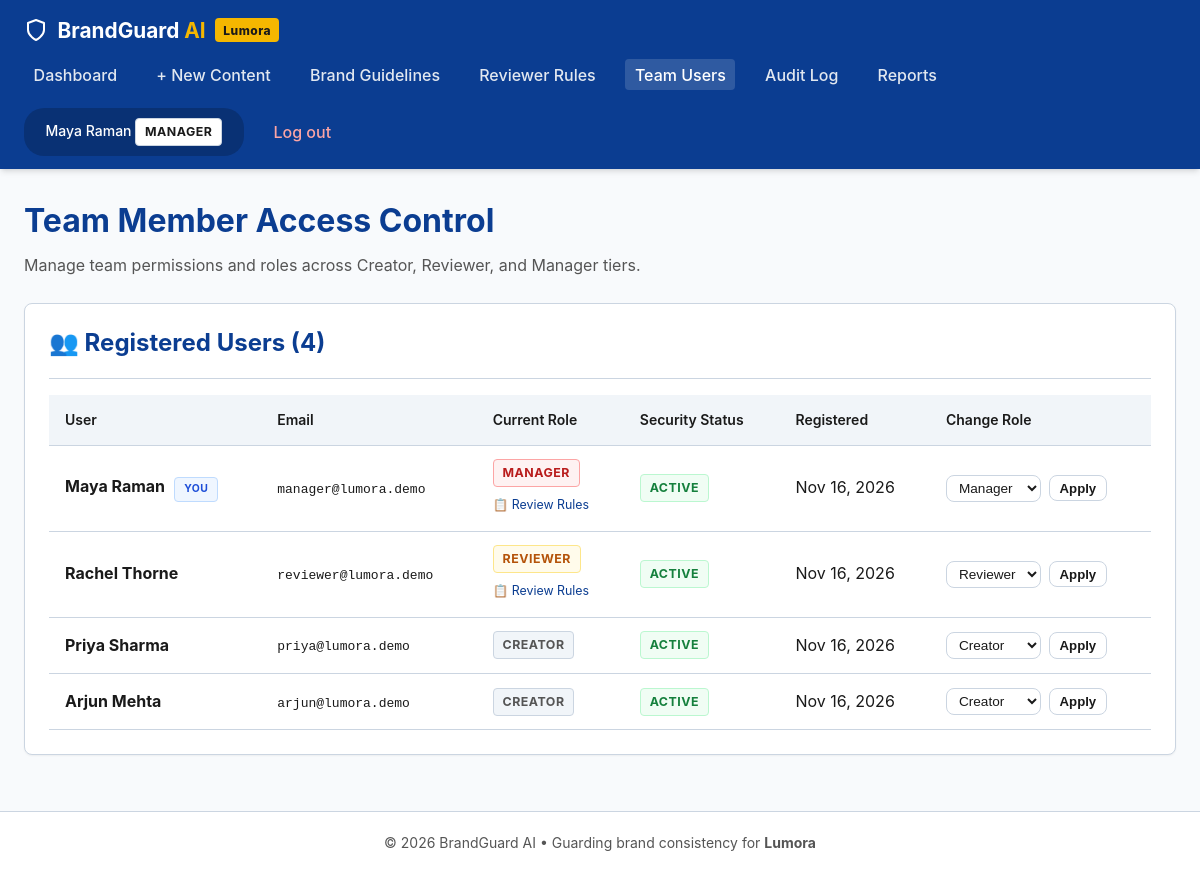
Page /admin/users (signed in) on the committed database.
### app/models.py (models this page shows, shortened)
class User(UserMixin, db.Model):
    __tablename__ = 'users'
    id = db.Column(db.Integer, primary_key=True)
    full_name = db.Column(db.String(100), nullable=False)
    email = db.Column(db.String(120), unique=True, nullable=False, index=True)
    password_hash = db.Column(db.String(255), nullable=False)
    role_id = db.Column(db.Integer, db.ForeignKey('roles.id'), nullable=False)
    failed_logins = db.Column(db.Integer, default=0, nullable=False)
    locked_until = db.Column(db.DateTime, nullable=True)
    created_at = db.Column(db.DateTime, default=lambda: datetime.now(timezone.utc), nullable=False)
    role = db.relationship('Role', back_populates='users')
    contents = db.relationship('Content', back_populates='creator', lazy='dynamic', cascade='all, delete-orphan')
    decisions = db.relationship('Decision', back_populates='reviewer', lazy='dynamic')
    audit_logs = db.relationship('AuditLog', back_populates='user', lazy='dynamic')
    @property
    def is_locked(self) -> bool:
        if self.locked_until:
            now = datetime.now(timezone.utc)
            lock_time = self.locked_until
            if lock_time.tzinfo is None:
                lock_time = lock_time.replace(tzinfo=timezone.utc)
            return now < lock_time
        return False
    @property
    def role_name(self) -> str:
        return self.role.name if self.role else 'Creator'

class Role(db.Model):
    __tablename__ = 'roles'
    id = db.Column(db.Integer, primary_key=True)
    name = db.Column(db.String(50), unique=True, nullable=False)  # 'Creator', 'Reviewer', 'Manager'
    description = db.Column(db.String(255), nullable=True)
    users = db.relationship('User', back_populates='role', lazy='dynamic')

### app/routes/admin.py (the view)
@admin_bp.route('/users')
@login_required
@role_required('Manager')
def users():
    all_users = User.query.order_by(User.id).all()
    roles = Role.query.all()
    form = RoleChangeForm()
    return render_template('admin/users.html', users=all_users, roles=roles, form=form)

### app/forms.py
class RoleChangeForm(FlaskForm):
    role_name = SelectField('Assign Role', choices=[
        ('Creator', 'Creator (Writer / Designer)'),
        ('Reviewer', 'Reviewer (QA / Approver)'),
        ('Manager', 'Manager (Brand Lead / Admin)')
    ], validators=[DataRequired()])
    submit = SubmitField('Update Role')

### app/__init__.py (called while the page is built)
@login_manager.user_loader
def load_user(user_id):
    return db.session.get(User, int(user_id))

### app/templates/admin/users.html (shortened to what this page needs)
{% extends "base.html" %}
{% block content %}
<div style="display: flex; justify-content: space-between; align-items: center; margin-bottom: 1.5rem; flex-wrap: wrap; gap: 1rem;">
  <div>
    <h1>Team Member Access Control</h1>
    <p style="color: var(--text-muted);">Manage team permissions and roles across Creator, Reviewer, and Manager tiers.</p>
  </div>
</div>
<div class="card">
  <div class="card-header">
    <a href="{{ url_for('admin.users') }}" class="icon-heading-link" title="Click to refresh team users">
      <h2>👥 Registered Users ({{ users|length }})</h2>
    </a>
  </div>
  <div class="table-responsive">
    <table class="table" aria-label="Team users table">
      <thead>
        <tr>
          <th>User</th>
          <th>Email</th>
          <th>Current Role</th>
          <th>Security Status</th>
          <th>Registered</th>
          <th>Change Role</th>
        </tr>
      </thead>
      <tbody>
        {% for u in users %}
          <tr>
            <td>
              <strong>{{ u.full_name }}</strong>
              {% if u.id == current_user.id %}
                <span class="badge badge-info" style="font-size:0.65rem; margin-left:0.3rem;">You</span>
              {% endif %}
            </td>
            <td><code>{{ u.email }}</code></td>
            <td>
              <span class="badge badge-{% if u.role_name == 'Manager' %}serious{% elif u.role_name == 'Reviewer' %}warning{% else %}neutral{% endif %}">
                {{ u.role_name }}
              </span>
              {% if u.role_name in ['Reviewer', 'Manager'] %}
                <div style="margin-top: 0.25rem;">
                  <a href="{{ url_for('admin.manager_profile', reviewer_id=u.id) }}" style="font-size: 0.775rem; text-decoration: none;" title="Configure rules tailored to this reviewer">
                    📋 Review Rules
                  </a>
                </div>
              {% endif %}
            </td>
            <td>
              {% if u.is_locked %}
                <span class="badge badge-serious">Locked (Failed Logins)</span>
              {% else %}
                <span class="badge badge-success">Active</span>
              {% endif %}
            </td>
            <td>{{ u.created_at.strftime('%b %d, %Y') }}</td>
            <td>
              <form method="POST" action="{{ url_for('admin.update_user_role', user_id=u.id) }}" style="display: flex; gap: 0.5rem; align-items: center;">
                <select name="role_name" class="form-control" style="padding: 0.25rem 0.5rem; font-size: 0.85rem; width: auto;" aria-label="Select role for {{ u.full_name }}">
                  {% for r in roles %}
                    <option value="{{ r.name }}" {% if u.role_name == r.name %}selected{% endif %}>{{ r.name }}</option>
                  {% endfor %}
                </select>
                <button type="submit" class="btn btn-sm btn-secondary">Apply</button>
              </form>
            </td>
          </tr>
        {% endfor %}
      </tbody>
    </table>
  </div>
</div>
{% endblock %}

### app/templates/base.html (shortened to what this page needs)
<!DOCTYPE html>
<html lang="en">
<head>
  <link rel="stylesheet" href="{{ url_for('static', filename='css/style.css') }}">
</head>
<body>
  <header>
    <nav class="navbar" aria-label="Main Navigation">
      <a href="{{ url_for('main.index') }}" class="brand-logo">
        <svg width="24" height="24" viewBox="0 0 24 24" fill="none" stroke="currentColor" stroke-width="2" stroke-linecap="round" stroke-linejoin="round" aria-hidden="true"><path d="M12 22s8-4 8-10V5l-8-3-8 3v7c0 6 8 10 8 10z"></path></svg>
        <span>BrandGuard <span style="color:var(--accent);">AI</span></span>
        <span class="badge-tag">{{ brand_name }}</span>
      </a>
      <ul class="nav-links">
        {% if current_user.is_authenticated %}
          {% if current_user.role_name == 'Creator' %}
            <li><a href="{{ url_for('main.creator_dashboard') }}" class="{% if request.endpoint == 'main.creator_dashboard' %}active{% endif %}">My Content</a></li>
            <li><a href="{{ url_for('content.new_content') }}" class="{% if request.endpoint == 'content.new_content' %}active{% endif %}">+ New Content</a></li>
          {% elif current_user.role_name == 'Manager' %}
            <li><a href="{{ url_for('main.manager_dashboard') }}" class="{% if request.endpoint == 'main.manager_dashboard' %}active{% endif %}">Dashboard</a></li>
            <li><a href="{{ url_for('content.new_content') }}" class="{% if request.endpoint == 'content.new_content' %}active{% endif %}">+ New Content</a></li>
            <li><a href="{{ url_for('guidelines.list_guidelines') }}" class="{% if 'guidelines' in request.endpoint %}active{% endif %}">Brand Guidelines</a></li>
            <li><a href="{{ url_for('admin.manager_profile') }}" class="{% if 'profile' in request.endpoint or 'reviewer_rule' in request.endpoint %}active{% endif %}">Reviewer Rules</a></li>
            <li><a href="{{ url_for('admin.users') }}" class="{% if request.endpoint == 'admin.users' %}active{% endif %}">Team Users</a></li>
            <li><a href="{{ url_for('admin.audit_logs') }}" class="{% if request.endpoint == 'admin.audit_logs' %}active{% endif %}">Audit Log</a></li>
            <li><a href="{{ url_for('admin.reports') }}" class="{% if request.endpoint == 'admin.reports' %}active{% endif %}">Reports</a></li>
          {% endif %}
          <li class="nav-user">
            {% if current_user.role_name == 'Manager' %}
              <a href="{{ url_for('admin.manager_profile') }}" style="color:inherit; text-decoration:none;" title="View Manager Profile &amp; Reviewer Directives">
                <span>{{ current_user.full_name }}</span>
                <span class="badge badge-neutral" style="background:#ffffff; color:#1A1A1A;">{{ current_user.role_name }}</span>
              </a>
            {% else %}
              <span>{{ current_user.full_name }}</span>
              <span class="badge badge-neutral" style="background:#ffffff; color:#1A1A1A;">{{ current_user.role_name }}</span>
            {% endif %}
          </li>
          <li><a href="{{ url_for('auth.logout') }}" style="color:#fca5a5;">Log out</a></li>
        {% else %}
          <li><a href="{{ url_for('auth.login') }}">Log In</a></li>
          <li><a href="{{ url_for('auth.register') }}" class="btn btn-sm btn-accent" style="color:#1A1A1A;">Register</a></li>
        {% endif %}
      </ul>
    </nav>
  </header>
  <main class="main-container" id="main-content">
    {% block content %}{% endblock %}
  </main>
  <footer>
    <p>&copy; 2026 BrandGuard AI &bull; Guarding brand consistency for <strong>{{ brand_name }}</strong></p>
  </footer>
</body>
</html>

### rows in the picture
User: full_name "Maya Raman", shows "YOU", email "manager@lumora.demo", role_name "MANAGER", shows "ACTIVE", created_at "Nov 16, 2026"
Role: role_name "MANAGER"
User: full_name "Rachel Thorne", email "reviewer@lumora.demo", role_name "REVIEWER", shows "ACTIVE", created_at "Nov 16, 2026"
User: full_name "Priya Sharma", email "priya@lumora.demo", role_name "CREATOR", shows "ACTIVE", created_at "Nov 16, 2026"
User: full_name "Arjun Mehta", email "arjun@lumora.demo", role_name "CREATOR", shows "ACTIVE", created_at "Nov 16, 2026"

### other values in the picture
{{ brand_name }} "Lumora"
{{ users|length }} "4"
form field role_name "Manager"
form field role_name "Reviewer"
form field role_name "Creator"
